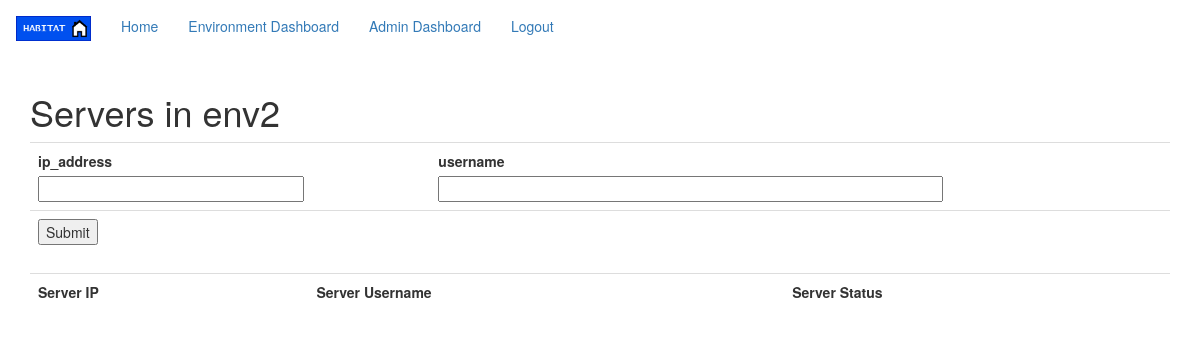
/servers/5 (signed in), run on an earlier commit of the app's database.
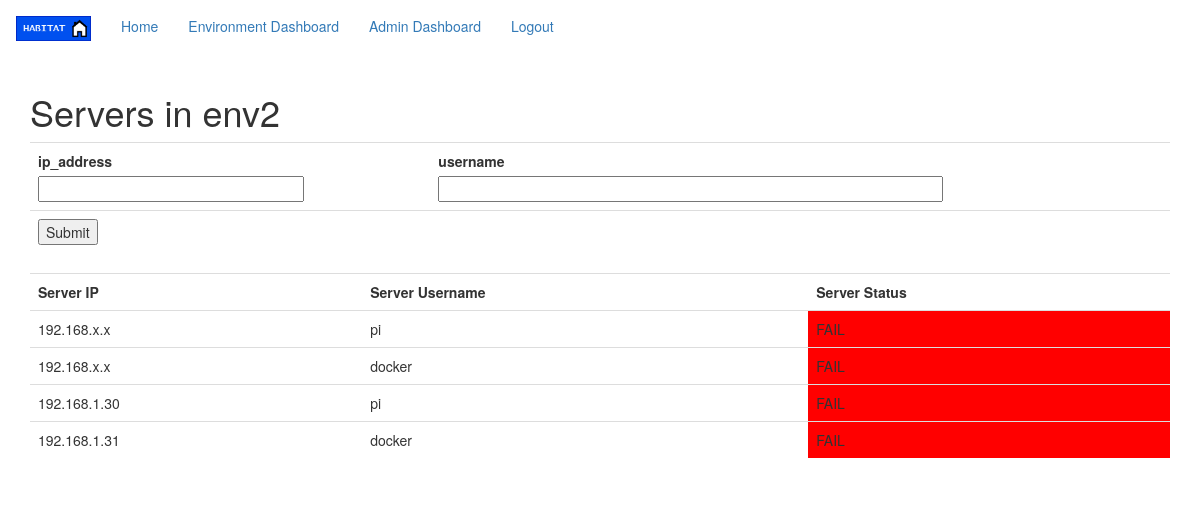
And on a later commit of the database.
### app/models/Server.py (models this page shows, shortened)
class Server(db.Model):
    id = db.Column(db.Integer, primary_key=True)
    ip_address = db.Column(db.String(20), index=True)
    username = db.Column(db.String(64))
    server_status = db.Column(db.Integer, index=True)
    status_timestamp = (db.Column(db.DateTime, index=True, default=datetime.utcnow))
    approval_status = (db.Column(db.Integer, index=True))
    approval_timestamp = (db.Column(db.DateTime, index=True, default=datetime.utcnow))
    env_id_fk = db.Column(db.Integer, db.ForeignKey('environment.id'))
    servers = db.relationship('Command', backref='command_in_server', lazy='dynamic')

### app/routes.py (the view)
@app.route('/servers/<env_id_fk>', methods=["GET", "POST"])
@login_required
def servers(env_id_fk):
    environment = Environment.query.filter_by(id=env_id_fk).first()
    user = current_user
    servers = Server.query.filter_by(env_id_fk=env_id_fk).all()
    form = ServerForm()
    if form.validate_on_submit():
        server = Server(ip_address=form.ip_address.data, username=form.username.data, env_id_fk=env_id_fk)
        db.session.add(server)
        db.session.commit()
        return redirect(url_for('servers', env_id_fk=env_id_fk))
    return render_template('servers.html', servers=servers, user=user, environment=environment, form=form)

### app/views/ServerForm.py
class ServerForm(FlaskForm):
    ip_address = StringField('ip_address', validators=[DataRequired()])
    username = StringField('username', validators=[DataRequired()])
    submit = SubmitField('Submit')

### app/models/User.py (called while the page is built)
    @login.user_loader
    def load_user(id):
        return User.query.get(int(id))

### app/templates/servers.html (shortened to what this page needs)
{% extends "navigation.html" %}
{% block app_content %}
<h1>Servers in {{ environment.name }}</h1>
<table class="table" style="width:100%">
<form action="" method="post">
    <tr>
    <td class="form-group">
        {{ form.ip_address.label }}<br>
        {{ form.ip_address(size=32) }}<br>
    </td>
    <td class="form-group">
        {{ form.username.label }}<br>
        {{ form.username(size=64) }}<br>
    </td>
    </tr>
    <tr><td class="form-group">{{ form.submit() }}</td><td></td></tr>
</form>
</table>
<table style="width:100%" class="table">
    <tr>
        <th>Server IP</th>
        <th>Server Username</th>
        <th>Server Status</th>
    </tr>
    {% for server in servers %}
    <tr>
        <td>{{ server.ip_address }}</td>
        <td>{{ server.username }}</td>
        {% if server.server_status == 2 %}
        <td style="background-color:green">PASS</td>
        {% elif server.server_status == 1 %}
        <td style="background-color:orange">INVESTIGATION ONGOING</td>
        {% else %}
        <td style="background-color:red">FAIL</td>
        {% endif %}
    </tr>
    {% endfor %}
</table>
{% endblock %}

What changed in the data, as far as the page shows it:
added Server: ip_address "192.168.x.x", username "pi", shows "FAIL"
added Server: ip_address "192.168.x.x", username "docker", shows "FAIL"
added Server: ip_address "192.168.1.30", username "pi", shows "FAIL"
added Server: ip_address "192.168.1.31", username "docker", shows "FAIL"
